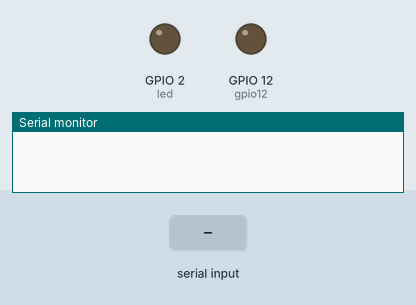
A sketch run on a simulated ESP8266 (NodeMCU). On the bench: output pins drawn as LEDs (lit = HIGH), the last lines printed to the serial monitor. The test bench sets the inputs (shaded band). WiFi joins after 1.5 s; servers stay silent unless stated; uploads are accepted with an empty reply. At 6.0 s the program restarts the board; the recording ends there.

Above: at 0.1 s.
At 2.9 s:
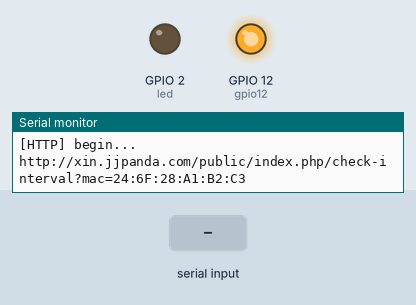
3.0 s: "RESET" received over Serial
Timing chart, 0 to 6.0 s (numbered marks = the images above; inputs shaded):
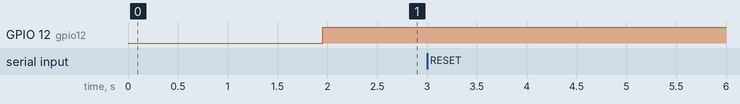

The sketch:

xin_01.ino
```cpp
#include <FS.h>
#include <ESP8266WiFi.h>
#include <ESP8266WiFiMulti.h>
#include <ArduinoJson.h>
#include <DNSServer.h>
#include <ESP8266WebServer.h>
#include <WiFiManager.h>
#include <ESP8266HTTPClient.h>
#include <ESP8266httpUpdate.h>

ESP8266WiFiMulti WiFiMulti;

char http_server[40];

bool shouldSaveConfig = false;
int delayInterval = 3000;

int led = 2;
//GPION12 => D6
int gpio12 = 12;

WiFiManager wifiManager;

void setup() {
  Serial.begin(9600);

  //reset saved settings need for debug for production uncomment for debug
  //wifiManager.resetSettings();


  wifiManager.autoConnect();
  pinMode(led, OUTPUT);
  pinMode(gpio12, OUTPUT);


  while(!checkDevice()) {
    delay(3000);
  }

}

/**
 * Check device, if device not find our database, then add it.
 * return boolean, if device find or was add, will be return true, else return false.
 */
bool checkDevice() {
    if ((WiFiMulti.run() == WL_CONNECTED)) {

      HTTPClient http;
      int httpCode = 0;

      String mac =  WiFi.macAddress();
      String addDeviceQuery = "http://xin.jjpanda.com/public/index.php/install/device?mac=";

      http.begin(addDeviceQuery + mac);
      httpCode = http.GET();

      if (httpCode == 201) {
        Serial.println("Saved device");
      }

      if (httpCode == 200) {
        Serial.println("DB have device");
      }

      if (httpCode == 0) {
        Serial.println("Error: http code 0");
      }

      return true;
    } else {

      return false;

    }
}

void updateFirmware(String mac){

    if ((WiFiMulti.run() == WL_CONNECTED)) {

        HTTPClient http;
        t_httpUpdate_return ret = ESPhttpUpdate.update("http://xin.jjpanda.com/public/xin_01.ino.bin");
        String changeStatusQuery = "http://xin.jjpanda.com/public/index.php/update-firmware/change-status?mac=";

        switch (ret) {
            case HTTP_UPDATE_FAILED:
                  Serial.printf("HTTP_UPDATE_FAILD Error (%d): %s\n", ESPhttpUpdate.getLastError(), ESPhttpUpdate.getLastErrorString().c_str());
                  //http://xin.jjpanda.com/public/index.php/update-firmware/change-status?mac=mac&status=0
                  http.begin(changeStatusQuery + mac + "&status=0");
                  http.GET();
              break;

            case HTTP_UPDATE_NO_UPDATES:
                  Serial.println("HTTP_UPDATE_NO_UPDATES\n");
                  //http://xin.jjpanda.com/public/index.php/update-firmware/change-status?mac=mac&status=1
                  http.begin(changeStatusQuery + mac + "&status=1");
                  http.GET();
              break;

            case HTTP_UPDATE_OK:
                  Serial.println("HTTP_UPDATE_OK");
                  //http://xin.jjpanda.com/public/index.php/update-firmware/change-status?mac=mac&status=2
                  http.begin(changeStatusQuery + mac + "&status=2");
                  http.GET();
              break;
        }
    }

}

void command(){
  String incomingByte = "";

  if (Serial.available() > 0) {
    incomingByte = Serial.readString();

    Serial.print("I received: ");
    Serial.println(incomingByte);
    if (incomingByte == "RESET") {
          wifiManager.resetSettings();
          WiFi.disconnect(true);
          delay(2000);
          ESP.reset();
    }
  }
}


void loop() {
  int httpCode = 0;

  command();

  if((WiFiMulti.run() == WL_CONNECTED)) {

    Serial.println('.');
    HTTPClient http;

    Serial.print("[HTTP] begin...\n");
    String mac =  WiFi.macAddress();

    //check status
    String checkStatusQuery = "http://xin.jjpanda.com/public/index.php/check-interval?mac=";

    http.begin(checkStatusQuery + mac);
    Serial.println(checkStatusQuery + mac);

    httpCode = http.GET();

    if (httpCode > 0) {
      Serial.printf("[HTTP] GET... code: %d\n", httpCode);

      //if http code 204 then disable relay
      if (httpCode == 204) {
          delayInterval = 3000;
          digitalWrite(gpio12, LOW);
      }

      //update firmware
      if (httpCode == 206) {
        updateFirmware(mac);
      }

      //if http code 200 then enable relay
      if (httpCode == 200) {
          String json = http.getString();
          StaticJsonBuffer<200> jsonBuffer;
          JsonObject& object = jsonBuffer.parseObject(json);
          String intervalStr = object["interval"];
          int interval = intervalStr.toInt();

          delayInterval = interval*1000;

          digitalWrite(gpio12, HIGH);

          Serial.println("Active");
      }

      //if http code 500 then disable relay
      if (httpCode == 500) {
          delayInterval = 5000;
          digitalWrite(gpio12, LOW);
      }

    } else {

      delayInterval = 5000;
      Serial.printf("[HTTP] GET... failed, error: %s\n", http.errorToString(httpCode).c_str());

    }
  }

  digitalWrite(led, HIGH);
  delay(delayInterval);
  digitalWrite(led, LOW);
}
```
